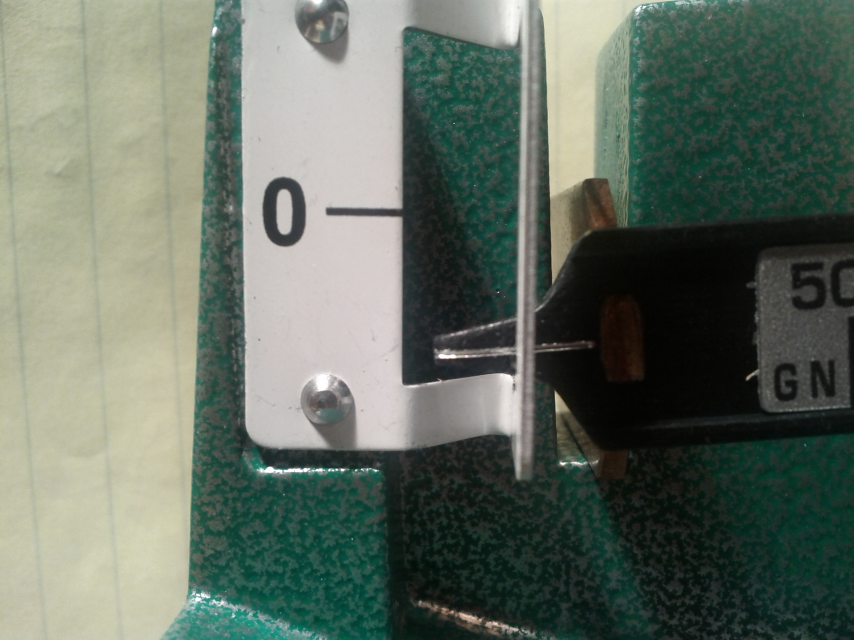
//> input picture data/IMG_20131204_200619.jpg, 2560 x 1920 px, given in place of balance.m4v, which was not available (shown at 1/3 size)
$ ./x_play   (built with g++ and OpenCV 4)
//> lines starting //> are read from the running program, lines starting //| are printed output that depends on the picture; after the words box and inside, x2 and y2 are one past the last pixel; in counts of white or black regions, pixels touching at a corner belong together; pictures that were not available may be replaced by others from this repository, and a replacement may not be noted

#include <cstdlib>
#include <cstdio>
#include <iostream>
#include <vector>

#include "opencv2/core/core.hpp"
#include "opencv2/opencv.hpp"

using namespace cv;

const char* VIDEO_FILE = "../data/balance.m4v";
const char* WINDOW_NAME = "mainwindow";
const Point SELECT_HALF_SIZE(125, 125);
const unsigned SELECT_LINE_WIDTH = 5;
const unsigned TEXT_LINE_PITCH = 16;

static void onMouse(int, int, int, int, void*);

int main(int argc, const char** argv)
{
    VideoCapture vc;
    std::vector<char> s(4096);

    if (!vc.open(VIDEO_FILE)) {
        CV_Error_(-1, ("failed to open video: \"%s\"", VIDEO_FILE));
        std::exit(1);
    }

    int key = 0;
    bool pause = false;
    Point selection(-1000, -1000);
    Mat pristine, dirty, dirty1, dirty2;

    namedWindow(WINDOW_NAME, CV_WINDOW_NORMAL);
    resizeWindow(WINDOW_NAME,
                 (int)vc.get(CV_CAP_PROP_FRAME_WIDTH),
                 (int)vc.get(CV_CAP_PROP_FRAME_HEIGHT));
    setMouseCallback(WINDOW_NAME, onMouse, &selection);

    // [17 lines of commented-out code are left out]

    std::vector<KeyPoint> keypoints;

    while (true)
    {
        if ((unsigned long) cvGetWindowHandle(WINDOW_NAME) == 0UL) {
            break;
        }

        if (!pause) {
            if (! vc.read(pristine)) {
                vc.set(CV_CAP_PROP_POS_FRAMES, 0U);
                vc.read(pristine);
            };
//> pristine is the input picture: 1920 rows x 2560 cols, CV_8UC3; mean B, G, R 99.4, 110.9, 99.9
        }

        //pristine.copyTo(dirty);

        //GaussianBlur(pristine, dirty, Size(5, 5), 5.0);

        //medianBlur(pristine, dirty1, 5);

        vector<Mat> rgb;
        split(pristine, rgb);
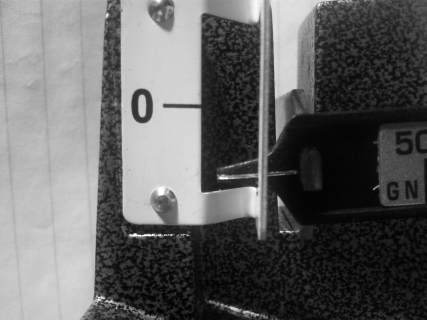
//> rgb[2]: 1920 rows x 2560 cols, CV_8UC1 (shown at 1/6 size); min 0, max 255, mean 99.9
        rgb[0] = rgb[0] * 2.0;
        rgb[1] = rgb[1] * 3.0;
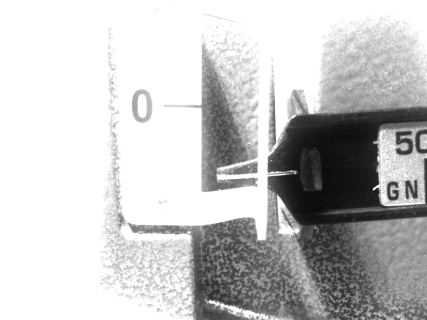
//> rgb[1]: 1920 rows x 2560 cols, CV_8UC1 (shown at 1/6 size); min 0, max 255, mean 198
        rgb[2] = rgb[2] * 2.0;
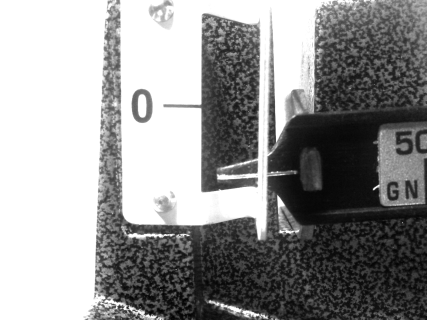
//> rgb[2]: 1920 rows x 2560 cols, CV_8UC1 (shown at 1/6 size); min 0, max 255, mean 148.9
        merge(&rgb[0], rgb.size(), dirty1);
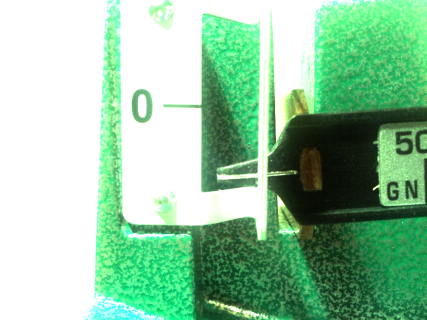
//> dirty1: 1920 rows x 2560 cols, CV_8UC3 (shown at 1/6 size); mean B, G, R 162.8, 198, 148.9


        cvtColor(dirty1, dirty2, CV_BGR2GRAY);
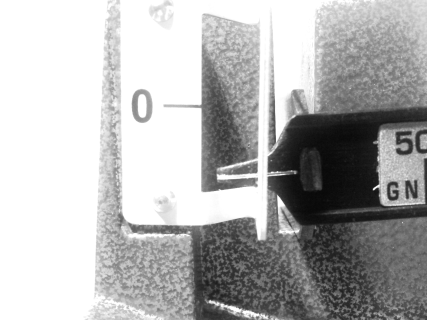
//> dirty2: 1920 rows x 2560 cols, CV_8UC1 (shown at 1/6 size); min 2, max 255, mean 179.3
        threshold(dirty2, dirty1, 75, 255, THRESH_BINARY);
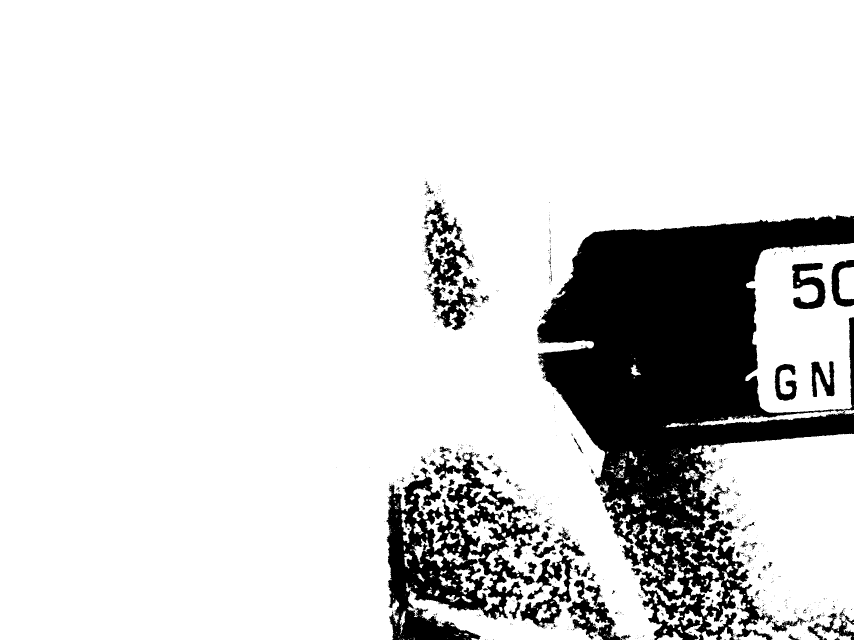
//> dirty1: 1920 rows x 2560 cols, CV_8UC1 (shown at 1/3 size); 84.6% white; 1015 black regions (889 under 20 px), largest, box (x1, y1, x2, y2) and area: (1611, 645, 2560, 1920) 550276, (1159, 1356, 1620, 1920) 114742, (1272, 600, 1424, 859) 13849

        Mat new_image = Mat::zeros(dirty1.size(), dirty1.type());
        Mat sub_mat = Mat::ones(dirty1.size(), dirty1.type())*255;
        subtract(sub_mat, dirty1, new_image);
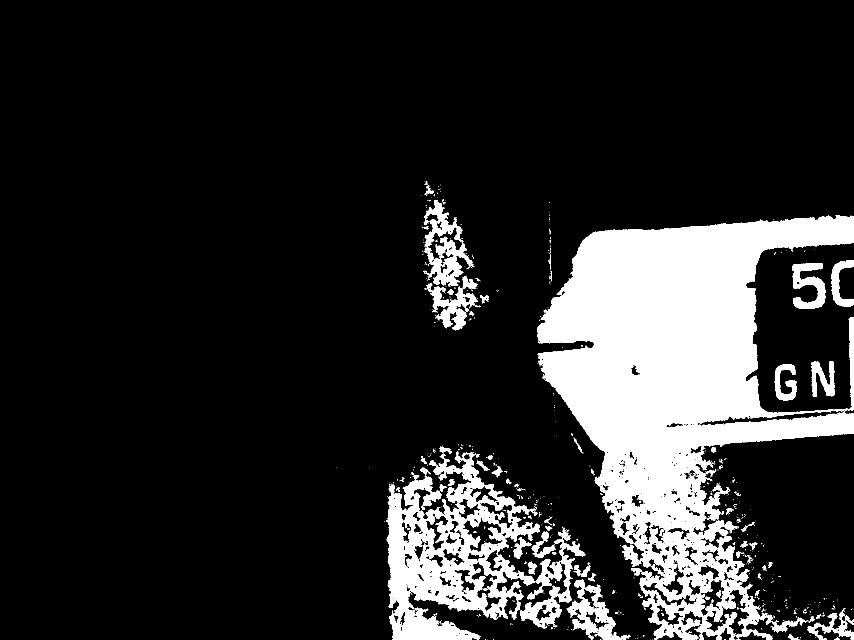
//> new_image: 1920 rows x 2560 cols, CV_8UC1 (shown at 1/3 size); 15.4% white; 1015 white regions (889 under 20 px), largest, box (x1, y1, x2, y2) and area: (1611, 645, 2560, 1920) 550276, (1159, 1356, 1620, 1920) 114742, (1272, 600, 1424, 859) 13849

        new_image.copyTo(dirty);

        // [8 lines of commented-out code are left out]

        rectangle(dirty,
                  selection - SELECT_HALF_SIZE,
                  selection + SELECT_HALF_SIZE,
                  Scalar(0,255,0), SELECT_LINE_WIDTH);

        std::sprintf(&s[0], "CNT: %5u", (unsigned) vc.get(CV_CAP_PROP_FRAME_COUNT));
        putText(dirty,
                &s[0],
                Point(vc.get(CV_CAP_PROP_FRAME_WIDTH)-200,TEXT_LINE_PITCH * 1),
                FONT_HERSHEY_PLAIN,
                1,
                Scalar(255,255,255));

        std::sprintf(&s[0], "F#:  %5u", (unsigned) vc.get(CV_CAP_PROP_POS_FRAMES));
        putText(dirty,
                &s[0],
                Point(vc.get(CV_CAP_PROP_FRAME_WIDTH)-200,TEXT_LINE_PITCH * 2),
                FONT_HERSHEY_PLAIN,
                1,
                Scalar(255,255,255));

        imshow(WINDOW_NAME, dirty);

        key = waitKey(1);
//> the Esc key is pressed

        if (key == 27) {
            break;
        }
        else if (key == 32) {
            pause = !pause;
        }

        if (key != -1) {
            std::cerr << "key=" << key << std::endl;
        }
    }

    vc.release();

    return 0;
}

// [12 lines left out: function onMouse, not called in this run]

$ run again, on data/IMG_20131204_200834.jpg
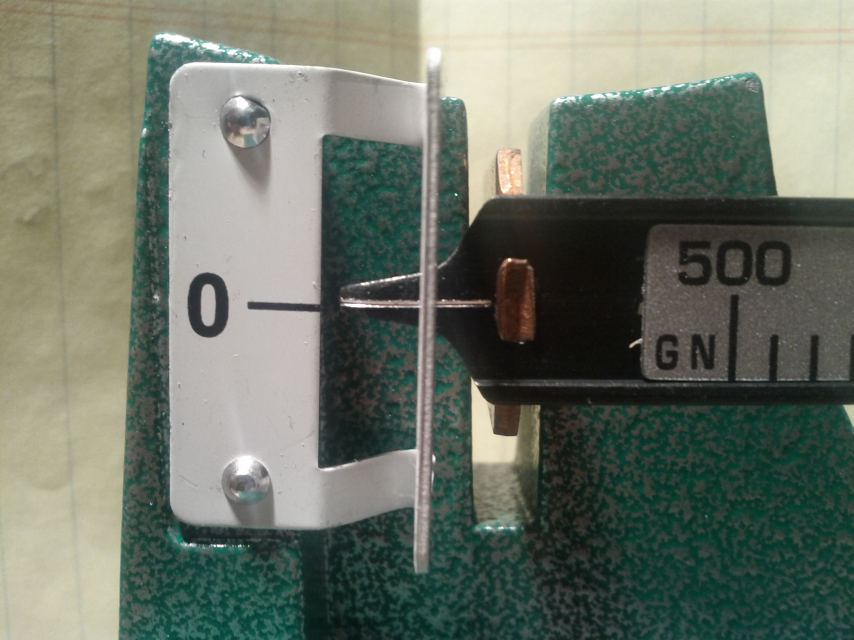
//> input picture data/IMG_20131204_200834.jpg, 2560 x 1920 px, given in place of balance.m4v, which was not available (shown at 1/3 size)
//> pristine is the input picture: 1920 rows x 2560 cols, CV_8UC3; mean B, G, R 103.7, 115.9, 107.9
//> `threshold(dirty2, dirty1, 75, 255, THRESH_BINARY);`:
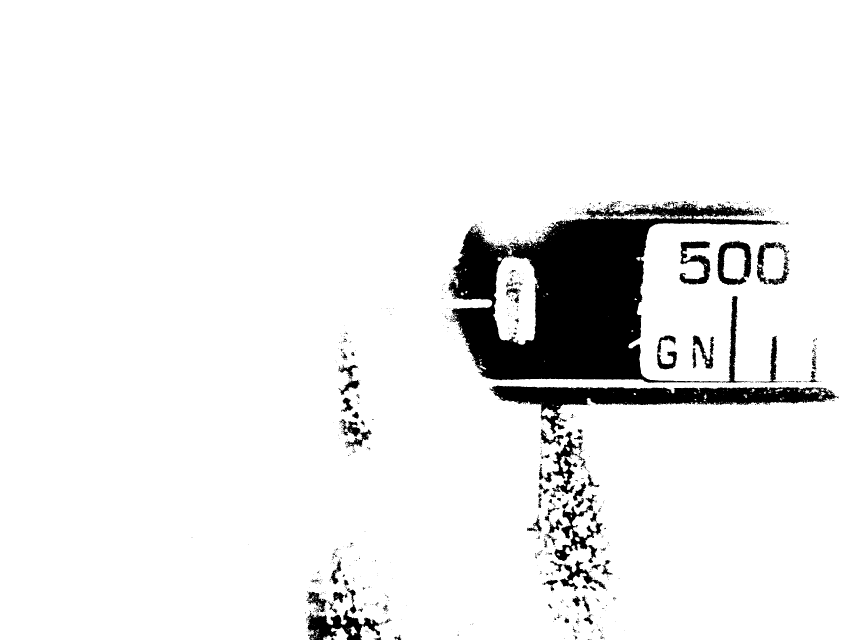
//> dirty1: 1920 rows x 2560 cols, CV_8UC1 (shown at 1/3 size); 92.8% white; 1065 black regions (913 under 20 px), largest, box (x1, y1, x2, y2) and area: (1346, 609, 2345, 1148) 227440, (1468, 1156, 2510, 1302) 48602, (918, 1830, 1148, 1920) 9503
//> `subtract(sub_mat, dirty1, new_image);`:
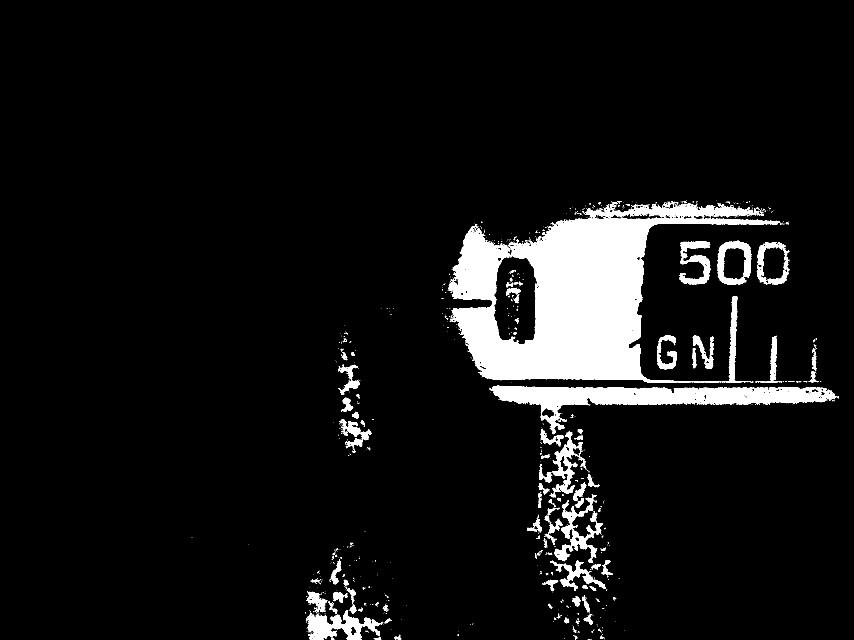
//> new_image: 1920 rows x 2560 cols, CV_8UC1 (shown at 1/3 size); 7.2% white; 1065 white regions (913 under 20 px), largest, box (x1, y1, x2, y2) and area: (1346, 609, 2345, 1148) 227440, (1468, 1156, 2510, 1302) 48602, (918, 1830, 1148, 1920) 9503
